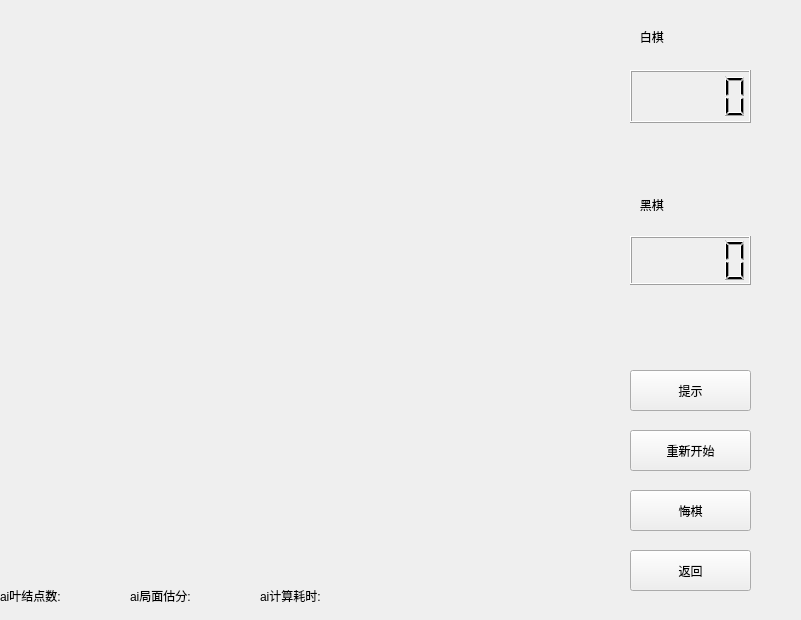
<?xml version="1.0" encoding="UTF-8"?>
<ui version="4.0">
 <class>gameWidget</class>
 <widget class="QWidget" name="gameWidget">
  <property name="geometry">
   <rect>
    <x>0</x>
    <y>0</y>
    <width>801</width>
    <height>620</height>
   </rect>
  </property>
  <property name="windowTitle">
   <string>Form</string>
  </property>
  <widget class="QWidget" name="layoutWidget">
   <property name="geometry">
    <rect>
     <x>630</x>
     <y>10</y>
     <width>121</width>
     <height>173</height>
    </rect>
   </property>
   <layout class="QVBoxLayout" name="verticalLayout">
    <item>
     <widget class="QLabel" name="label">
      <property name="text">
       <string>   白棋</string>
      </property>
     </widget>
    </item>
    <item>
     <widget class="QLCDNumber" name="lcd_white"/>
    </item>
    <item>
     <widget class="QLabel" name="lb_white_position">
      <property name="text">
       <string/>
      </property>
     </widget>
    </item>
   </layout>
  </widget>
  <widget class="QPushButton" name="restartButton">
   <property name="geometry">
    <rect>
     <x>630</x>
     <y>430</y>
     <width>121</width>
     <height>41</height>
    </rect>
   </property>
   <property name="text">
    <string>重新开始</string>
   </property>
  </widget>
  <widget class="QPushButton" name="regretButton">
   <property name="geometry">
    <rect>
     <x>630</x>
     <y>490</y>
     <width>121</width>
     <height>41</height>
    </rect>
   </property>
   <property name="text">
    <string>悔棋</string>
   </property>
  </widget>
  <widget class="QPushButton" name="returnButton">
   <property name="geometry">
    <rect>
     <x>630</x>
     <y>550</y>
     <width>121</width>
     <height>41</height>
    </rect>
   </property>
   <property name="text">
    <string>返回</string>
   </property>
  </widget>
  <widget class="QWidget" name="layoutWidget">
   <property name="geometry">
    <rect>
     <x>630</x>
     <y>180</y>
     <width>121</width>
     <height>161</height>
    </rect>
   </property>
   <layout class="QVBoxLayout" name="verticalLayout_2">
    <item>
     <widget class="QLabel" name="label_2">
      <property name="text">
       <string>   黑棋</string>
      </property>
     </widget>
    </item>
    <item>
     <widget class="QLCDNumber" name="lcd_black"/>
    </item>
    <item>
     <widget class="QLabel" name="lb_black_position">
      <property name="text">
       <string/>
      </property>
     </widget>
    </item>
   </layout>
  </widget>
  <widget class="QLabel" name="lb_timeuse">
   <property name="geometry">
    <rect>
     <x>260</x>
     <y>570</y>
     <width>221</width>
     <height>51</height>
    </rect>
   </property>
   <property name="text">
    <string>ai计算耗时:</string>
   </property>
  </widget>
  <widget class="QLabel" name="lb_nodeNum">
   <property name="geometry">
    <rect>
     <x>0</x>
     <y>570</y>
     <width>171</width>
     <height>51</height>
    </rect>
   </property>
   <property name="text">
    <string>ai叶结点数:</string>
   </property>
  </widget>
  <widget class="QLabel" name="lb_eval">
   <property name="geometry">
    <rect>
     <x>130</x>
     <y>570</y>
     <width>171</width>
     <height>51</height>
    </rect>
   </property>
   <property name="text">
    <string>ai局面估分:</string>
   </property>
  </widget>
  <widget class="QPushButton" name="remindButton">
   <property name="geometry">
    <rect>
     <x>630</x>
     <y>370</y>
     <width>121</width>
     <height>41</height>
    </rect>
   </property>
   <property name="text">
    <string>提示</string>
   </property>
  </widget>
 </widget>
 <resources/>
 <connections/>
</ui>
